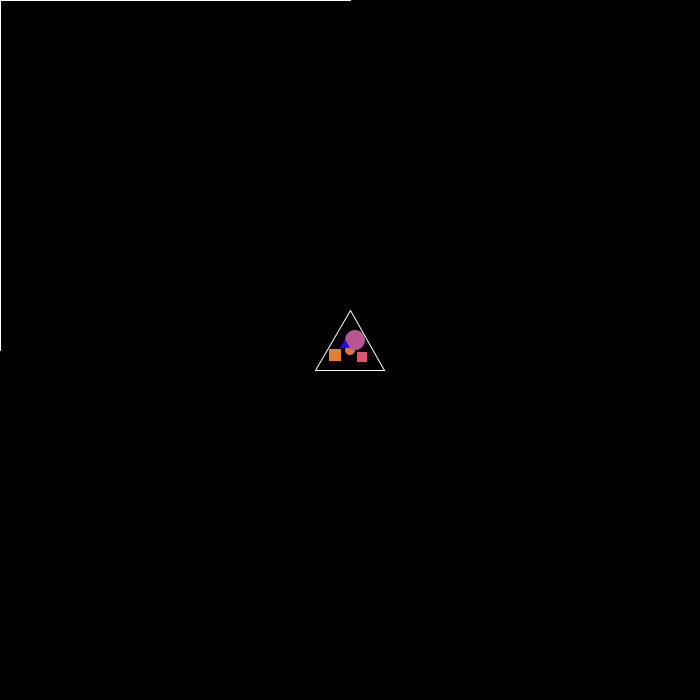
Frame 1 (no input)
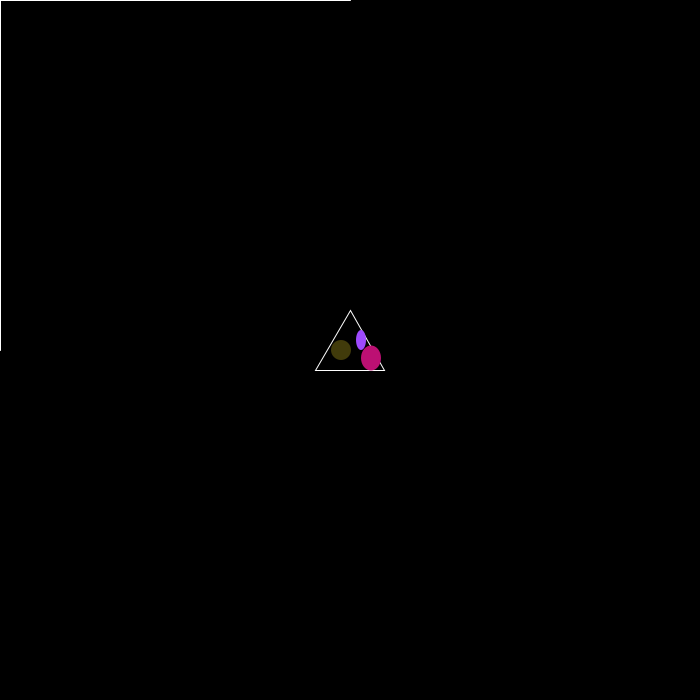
Frame 60 (the mouse pressed at the canvas centre just before this capture)
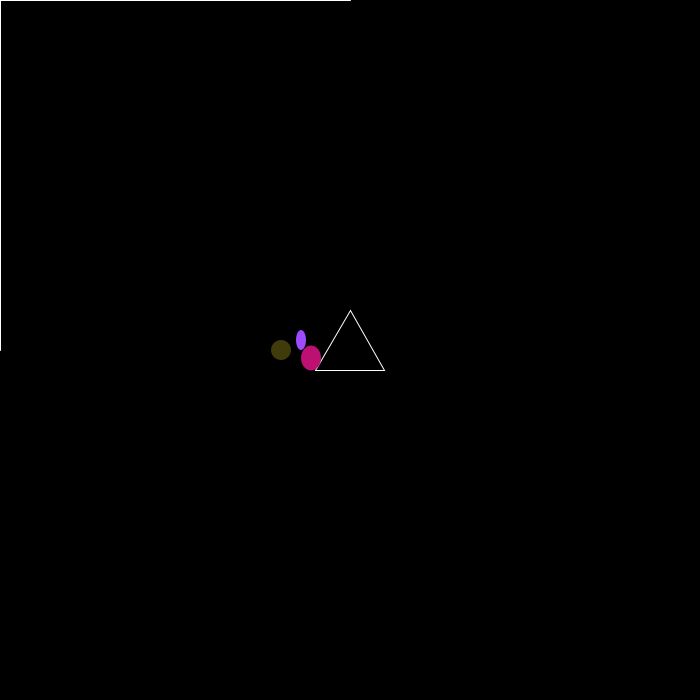
Frame 120 (the mouse held since frame 60 and released just before this capture)

The Processing sketch that drew these frames (run headless with seeded random() and noise(); from frame 60 on, the mouse is pressed at the canvas centre):

// Processing sketch: kaleidoscope
// ── kaleidoscope.pde
// Project: Kaleidoscope
// WebApps:2ndSemester:2016:10Mar
// Ellie Stuckey
// The purpose of this code is to create a kaleidoscope using Processing

// Global constants for width and height
float WIDTH = 700;
float HEIGHT = 700;

float rotator = 0;

float x = 0;
float y = 0;
//float sideLength = 40;
float h = 60; //sqrt((sideLength*sideLength) - (sideLength/2 * sideLength/2));

float triangleX1 = x + WIDTH/2;
  float triangleY1 = y - ((2.0/3.0)*h) + HEIGHT/2;
  float triangleX2 = x + ((sqrt(1.0/3.0)) * h) + WIDTH/2;
  float triangleY2 = y + ((1.0/3.0) * h) + HEIGHT/2;
  float triangleX3 = x - ((sqrt(1.0/3.0)) * h) + WIDTH/2;
  float triangleY3 = y + ((1.0/3.0) * h) + HEIGHT/2;
  
  float slope1 = (triangleY2 - triangleY1)/(triangleX2 - triangleX1);
  float slope2 = (triangleY3 - triangleY1)/(triangleX3 - triangleX1);

void setup() {
  size(700, 700);
  background(0);
  frameRate(60);
}



void draw() {
  background(0);
  stroke(255);
  //pushMatrix();
  //translate(WIDTH/2, HEIGHT/2);
  line(0, -HEIGHT/2, 0, HEIGHT/2);
  line(-WIDTH/2, 0, WIDTH/2, 0);
  rectMode(CENTER);
  rotate(rotator);
  //rect(0, 0, 30, 30);
  noFill();
  triangleColors(x, y, h);
  loadPixels();
  //int x = 0;
  //for (float outside = y - ((2.0/3.0)*h); outside < y + ((1.0/3.0) * h); outside++) {
  //println("here too");
  //  for (float index = x - ((sqrt(1.0/3.0)) * h); index < x + ((sqrt(1.0/3.0)) * h); index++) {
  //    if ((index <= triangleX1 - ((triangleY1 - outside) / slope1) && (index >= triangleX1 - ((triangleY1 - outside)/slope2)))){
  //     println("here");
  //      float loc = index + outside * WIDTH;
  //     pixels[x] = pixels[(int)index-2];
  //    }
    
  //  }
  //}
  updatePixels();


    //popMatrix();
}
// ── triangleColors.pde
float x1 = 0;
float y1 = 0;
float counter = 0;

public void triangleColors(float x, float y, float h) {
  float triangleX1 = x + WIDTH/2;
  float triangleY1 = y - ((2.0/3.0)*h) + HEIGHT/2;
  float triangleX2 = x + ((sqrt(1.0/3.0)) * h) + WIDTH/2;
  float triangleY2 = y + ((1.0/3.0) * h) + HEIGHT/2;
  float triangleX3 = x - ((sqrt(1.0/3.0)) * h) + WIDTH/2;
  float triangleY3 = y + ((1.0/3.0) * h) + HEIGHT/2;
  triangle(triangleX1, triangleY1, triangleX2, triangleY2, triangleX3, triangleY3);
  noStroke();
  if (counter <= 50 && counter >= 0) {
    fill(220, 117, 74);
    ellipse(x1 + WIDTH/2 , y1 + HEIGHT/2, 10, 10);
    fill(183, 87, 146);
    ellipse(x1 + 5 + WIDTH/2, y1 - 10 + HEIGHT/2, 20, 20);
    fill(42, 6, 227);
    triangle(x1-5+ WIDTH/2, y1 - ((2.0/3.0)*h/7) - 5 + HEIGHT/2, x1 + ((sqrt(1.0/3.0)) * h/7) - 5 + WIDTH/2, y1 + ((1.0/3.0) * h/7) - 5 + HEIGHT/2, 
    x1 - ((sqrt(1.0/3.0)) * h/7) - 5 + WIDTH/2, y1 + ((1.0/3.0) * h/7) - 5 + HEIGHT/2);
    fill(224, 84, 114);
    rect(x1 + 12 + WIDTH/2, y1 + 7 + HEIGHT/2, 10, 10);
    fill(224, 127, 54);
    rect(x1 - 15 + WIDTH/2, y1 + 5 + HEIGHT/2, 12, 12);
    counter++;
  } else if (counter >= 51 && counter <= 121) {
    fill(65, 59, 11);
    ellipse(x1 + 50 + WIDTH/2, y1 + HEIGHT/2, 20, 20);
    fill(158, 74, 254);
    ellipse(x1 + 70 + WIDTH/2, y1 - 10 + HEIGHT/2, 10, 20);
    fill(188, 16, 115);
    ellipse(x1 + 80 + WIDTH/2, y1 + 8 + HEIGHT/2, 20, 25);
    counter++;
  } else if (counter >= 122 && counter <= 185) {
    fill(97, 194, 164);
    rect(x1 + 150 + WIDTH/2, y1 + 3 + HEIGHT/2, 20, 10);
    fill(14, 207, 67);
    rect(x1 + 170 + WIDTH/2, y1 - 10 + HEIGHT/2, 10, 30);
    counter++;
  }
  x1 --;
  //println(x1);
  //println("Frame: " + frameCount);


  if (x1 <= -WIDTH/4) {
    x1 = 10;
    println("here");
  }
  if (counter >= 185) {
    counter = 0;
  }
}
